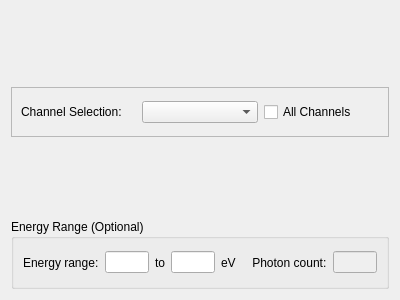
<?xml version="1.0" encoding="UTF-8"?>
<ui version="4.0">
 <class>Dialog</class>
 <widget class="QDialog" name="Dialog">
  <property name="geometry">
   <rect>
    <x>0</x>
    <y>0</y>
    <width>400</width>
    <height>300</height>
   </rect>
  </property>
  <property name="windowTitle">
   <string>Dialog</string>
  </property>
  <layout class="QVBoxLayout" name="verticalLayout">
   <item>
    <widget class="HistViewer" name="pHistViewer" native="true">
     <property name="enabled">
      <bool>true</bool>
     </property>
    </widget>
   </item>
   <item>
    <widget class="QFrame" name="frame">
     <property name="maximumSize">
      <size>
       <width>16777215</width>
       <height>50</height>
      </size>
     </property>
     <property name="frameShape">
      <enum>QFrame::StyledPanel</enum>
     </property>
     <property name="frameShadow">
      <enum>QFrame::Raised</enum>
     </property>
     <layout class="QHBoxLayout" name="horizontalLayout">
      <item>
       <widget class="QLabel" name="label">
        <property name="text">
         <string>Channel Selection:</string>
        </property>
       </widget>
      </item>
      <item>
       <widget class="QComboBox" name="channelBox"/>
      </item>
      <item>
       <widget class="QCheckBox" name="histChannelCheckbox">
        <property name="text">
         <string>All Channels</string>
        </property>
       </widget>
      </item>
     </layout>
    </widget>
   </item>
   <item>
    <widget class="StatesGrid" name="pStatesGrid" native="true"/>
   </item>
   <item>
    <widget class="QGroupBox" name="groupBox_2">
     <property name="title">
      <string>Energy Range (Optional)</string>
     </property>
     <layout class="QHBoxLayout" name="horizontalLayout_2">
      <item>
       <widget class="QLabel" name="label_2">
        <property name="text">
         <string>Energy range:</string>
        </property>
       </widget>
      </item>
      <item>
       <widget class="QLineEdit" name="eRangeLow"/>
      </item>
      <item>
       <widget class="QLabel" name="label_3">
        <property name="text">
         <string>to</string>
        </property>
       </widget>
      </item>
      <item>
       <widget class="QLineEdit" name="eRangeHi"/>
      </item>
      <item>
       <widget class="QLabel" name="label_4">
        <property name="text">
         <string>eV     Photon count:</string>
        </property>
       </widget>
      </item>
      <item>
       <widget class="QLineEdit" name="photonCountBox">
        <property name="enabled">
         <bool>false</bool>
        </property>
        <property name="clearButtonEnabled">
         <bool>false</bool>
        </property>
       </widget>
      </item>
     </layout>
    </widget>
   </item>
  </layout>
 </widget>
 <customwidgets>
  <customwidget>
   <class>StatesGrid</class>
   <extends>QWidget</extends>
   <header location="global">massGui.massless</header>
   <container>1</container>
  </customwidget>
  <customwidget>
   <class>HistViewer</class>
   <extends>QWidget</extends>
   <header location="global">massGui.massless</header>
   <container>1</container>
  </customwidget>
 </customwidgets>
 <resources/>
 <connections/>
</ui>
